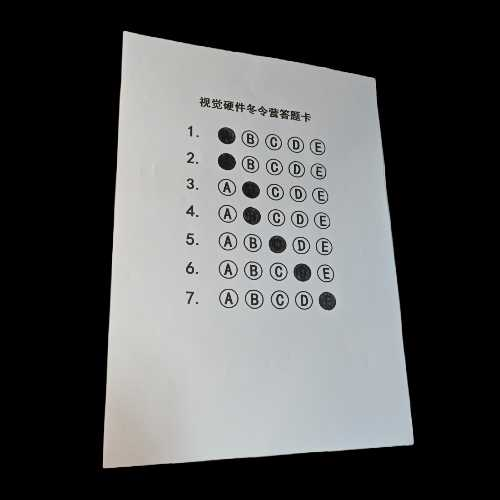
#> input picture Sheets/sheet1.jpg, 500 x 500 px, found by its file name
$ python Read.py
#> lines starting #> are read from the running program, lines starting #| are printed output that depends on the picture; after the words box and inside, x2 and y2 are one past the last pixel; in counts of white or black regions, pixels touching at a corner belong together
err = 0
try:
    import cv2
except ModuleNotFoundError:
    err = 1
    print("Module opencv-python needed, but not found.")
try:
    import numpy as np
except ModuleNotFoundError:
    err = 1
    print("Module numpy needed, but not found.")
try:
    from matplotlib import pyplot as plt
except ModuleNotFoundError:
    err = 1
    print("Module matplotlib needed, but not found.")
try:
    open("./sheets/sheet1.jpg")
except FileNotFoundError:
    err = 1
    print("No sheet detected under ./sheets directory, or wrongly named.")
if err:
    exit()


class AnswerSheet:
    '''答题卡基础类'''
    def __init__(self, src, sheet_name, persp_img=None, canny_persp_img=None, correct_ans=['A', 'B', 'C', 'D', 'E', 'A', 'B']):
        self.src = src
        self.sheet_name = sheet_name
        self.persp_img = persp_img
        self.canny_persp_img = canny_persp_img
        self.target_img = cv2.imread('target.jpg')
        self.correct_ans = correct_ans


    @staticmethod
    def angle_cos(p0, p1, p2):
        '''计算cos值'''
        d1, d2 = (p0-p1).astype('float'), (p2-p1).astype('float')
        return abs( np.dot(d1, d2) / np.sqrt( np.dot(d1, d1)*np.dot(d2, d2) ) )


    @staticmethod
    def find_squares(img):
        '''找到图片中的矩形轮廓'''
        squares = []
        img = cv2.GaussianBlur(img, (3, 3), 0)
        gray = cv2.cvtColor(img, cv2.COLOR_BGR2GRAY)
        bin = cv2.Canny(gray, 30, 100, apertureSize=3)
        contours, _hierarchy = cv2.findContours(bin, cv2.RETR_EXTERNAL, cv2.CHAIN_APPROX_SIMPLE)
        index = 0
        # 轮廓遍历
        for cnt in contours:
            cnt_len = cv2.arcLength(cnt, True) # 计算轮廓周长
            cnt = cv2.approxPolyDP(cnt, 0.02*cnt_len, True) # 多边形逼近
            # 条件判断逼近边的数量是否为4，轮廓面积是否大于1000，检测轮廓是否为凸的
            if len(cnt) == 4 and cv2.contourArea(cnt) > 1000 and cv2.isContourConvex(cnt):
                M = cv2.moments(cnt) # 计算轮廓的矩
                cx = int(M['m10']/M['m00'])
                cy = int(M['m01']/M['m00'])# 轮廓重心

                cnt = cnt.reshape(-1, 2)
                if True:
                    index = index + 1
                    squares.append(cnt)
        print(squares)
        return squares, img


    @staticmethod
    def clockwise(pts):
        '''将输入的点顺时针排序'''
        pts = np.array(pts)
        sort_x = pts[np.argsort(pts[:, 0]), :]

        Left = sort_x[:2, :]
        Right = sort_x[2:, :]
        # Left sort
        Left = Left[np.argsort(Left[:,1])[::-1], :]
        # Right sort
        Right = Right[np.argsort(Right[:,1]), :]
        res = np.concatenate((Left, Right), axis=0)

        return np.array(np.roll(res,6).tolist(), dtype=np.float32)


    @staticmethod
    def target_vertax_point(clockwise_point):
        '''计算透视变换后的点的坐标'''
        # 计算顶点的宽度(取最大宽度)
        w1 = np.linalg.norm(clockwise_point[0]-clockwise_point[1])
        w2 = np.linalg.norm(clockwise_point[2]-clockwise_point[3])
        w = w1 if w1 > w2 else w2

        # 计算顶点的高度(取最大高度)
        h1 = np.linalg.norm(clockwise_point[1]-clockwise_point[2])
        h2 = np.linalg.norm(clockwise_point[3]-clockwise_point[0])
        h = h1 if h1 > h2 else h2

        # 将宽和高转换为整数
        w = int(round(w))
        h = int(round(h))

        # 计算变换后目标的顶点坐标
        top_left = [0, 0]
        top_right = [w, 0]
        bottom_right = [w, h]
        bottom_left = [0, h]
        return np.array([top_left, top_right, bottom_right, bottom_left], dtype = np.float32)


    @staticmethod
    def get_choice(circles):
        '''通过算法得出所有选项的位置'''
        x = []
        y = []
        for c in circles[0]:
            x.append(c[0])
            y.append(c[1])
        x.sort()
        y.sort()
        x_step = int((x[-1] - x[0])/4)
        y_step = int((y[-1] - y[0])/6)
        pos = (x[0], y[0])

        # 将计算出的结果存放在choices中
        choices = []
        for y in range(pos[1], pos[1] + y_step*7, y_step):
            for x in range(pos[0], pos[0] + x_step*5, x_step):
                choices.append((x, y))

        return choices, x_step, y_step


    @staticmethod
    def find_target(target, template, size):
        '''对填涂选项进行模板匹配和结果筛选'''
        output = []
        template = cv2.resize(template, size)
        #cv2.imshow('template', template)
        theight, twidth = template.shape[:2]

        # 执行模板匹配，采用的匹配方式cv2.TM_SQDIFF_NORMED
        result = cv2.matchTemplate(target, template, cv2.TM_SQDIFF_NORMED)
        min_val, max_val, min_loc, max_loc = cv2.minMaxLoc(result)

        # 绘制矩形边框，将匹配区域标注出来
        output.append(min_loc)

        # 初始化位置参数
        temp_loc = min_loc
        other_loc = min_loc
        numOfloc = 1

        # 第一次筛选----规定匹配阈值，将满足阈值的从result中提取出来
        threshold = 0.4
        loc = np.where(result < threshold)

        # 遍历提取出来的位置, 初次将位置偏移小于20个像素的结果舍去
        for other_loc in zip(*loc[::-1]):
            if (temp_loc[0]+20<other_loc[0])or(temp_loc[1]+20<other_loc[1]):
                numOfloc = numOfloc + 1
                temp_loc = other_loc
                output.append(other_loc)

        # 再次舍去位置偏移小于10的结果，并按y轴排序
        output = AnswerSheet.kick(output)
        output = sorted(output, key = lambda x:(x[1]))
        for pos in output:
            cv2.rectangle(target,pos, (pos[0]+twidth,pos[1]+theight), (0,0,225), 2)
        return output, target


    @staticmethod
    def draw_circles(choices, img):
        '''一次性画很多圆'''
        for pos in choices:
            cv2.circle(img, pos, 10, (0, 0, 255), 2)
        return img


    @staticmethod
    def kick(targets):
        '''筛除重复结果'''
        output = []
        for i in range(len(targets)-1):
            distance = []
            for j in range(i+1, len(targets)):
                distance.append(abs(targets[i][0] - targets[j][0]) + abs(targets[i][1] - targets[j][1]))
            distance.sort()
            if distance.pop(0)> 10:
                output.append(targets[i])
        output.append(targets[-1])
        return output


    def PerspTrans(self, ShowProgress=0):
        '''将读取的图片转换到正视角'''

        # 找到图片中的凸四边形轮廓，获取其四个顶点并按顺时针正确排列
        squares, self.src = AnswerSheet.find_squares(self.src)
        dots = []
        for lines in squares:
            for dot in lines:
                dots.append(dot)
        dots = AnswerSheet.clockwise(dots)
        dst_dots = AnswerSheet.target_vertax_point(dots)

        # 计算变换矩阵
        matrix = cv2.getPerspectiveTransform(dots, dst_dots)

        #计算透视变换后的图片，并修改为合适的大小
        self.persp_img = cv2.warpPerspective(self.src, matrix, (int(dst_dots[2][0]), int(dst_dots[2][1])))
        self.persp_img = cv2.resize(self.persp_img, (int(self.persp_img.shape[1] * (435/self.persp_img.shape[0])), 435))

        if ShowProgress:
            cv2.imshow('persp_img', self.persp_img)

        #cv2.drawContours(self.src, squares, -1, (0, 0, 255), 2 )


    def ReadAns(self, ShowProgress=0):
        '从透视变换后的图像中读取答案并批改'
        self.canny_persp_img = cv2.Canny(self.persp_img, 30, 100)

        # 做闭运算，使图中的圆更容易被检测
        kernel = cv2.getStructuringElement(cv2.MORPH_ELLIPSE,(3, 3))
        self.canny_persp_img = cv2.morphologyEx(self.canny_persp_img, cv2.MORPH_CLOSE, kernel,iterations=1)

        # 进行霍夫圆检测
        circles = cv2.HoughCircles(self.canny_persp_img, cv2.HOUGH_GRADIENT, 1, 20, param1=150, param2=30, minRadius=0, maxRadius=50)
        circles = np.uint16(np.around(circles))  # 取整
        self.canny_persp_img = cv2.cvtColor(self.canny_persp_img, cv2.COLOR_GRAY2BGR)

        # 通过获取的圆的数据，计算出每一个选项的大致位置
        positions, x_step, y_step = AnswerSheet.get_choice(circles)
        targets, self.persp_img = AnswerSheet.find_target(self.persp_img, self.target_img, (int(x_step/1.2), int(y_step/1.2)))

        if ShowProgress:
            self.canny_persp_img = AnswerSheet.draw_circles(positions, self.canny_persp_img)
            cv2.imshow('progress2', self.canny_persp_img)
            cv2.imshow('progress3', self.persp_img)

        # 如果找到的目标不是7个，则终止运行
        if len(targets) != 7:
            print(f'found {len(targets)} targets.')
            cv2.waitKey(0)
            cv2.destroyAllWindows()
            exit()

        # 通过匹配到的涂黑的位置，计算出选择的选项
        answers = []
        alphabet = ['A', 'B', 'C', 'D', 'E']
        for i in range(7):
            for j in range(5):
                if targets[i][0] < positions[i*5 + j][0]:
                    answers.append(alphabet[j])
                    break
        #print(answers)

        # 将不正确的题号储存，并在题号附近标注这题的对错
        incorrect = []
        for i in range(7):
            if answers[i] != self.correct_ans[i]:
                incorrect.append(i)
                cv2.putText(self.persp_img, 'False', (positions[0][0]-x_step*3, positions[5*i][1]), cv2.FONT_HERSHEY_COMPLEX, 0.4, (0, 0, 255), 1)
            else:
                cv2.putText(self.persp_img, 'True', (positions[0][0]-x_step*3, positions[5*i][1]), cv2.FONT_HERSHEY_COMPLEX, 0.4, (0, 0, 255), 1)

        # 将批改数据打印在self.persp_img中
        cv2.putText(self.persp_img, 'correct answer:' + str(self.correct_ans), (10, 10), cv2.FONT_HERSHEY_COMPLEX, 0.4, (0, 0, 255), 1)
        cv2.putText(self.persp_img, 'your answer:' + str(answers), (10, 25), cv2.FONT_HERSHEY_COMPLEX, 0.4, (0, 0, 255), 1)
        cv2.putText(self.persp_img, 'Accuracy:' + str(7-len(incorrect)) + '/7', (10, 40), cv2.FONT_HERSHEY_COMPLEX, 0.4, (0, 0, 255), 1)
        #cv2.imshow(self.sheet_name, self.persp_img)

def main():
    for i in range(3):
        # 读取图片
        img = cv2.imread(f'./sheets/sheet{str(i+1)}.jpg')
#> img is the input picture: shape (500, 500, 3); mean B, G, R 83.8, 83.7, 82.6
        sheet = AnswerSheet(img, f'sheet-{str(i)}')
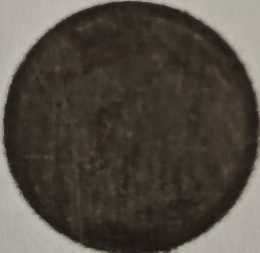
#> input picture target.jpg, 260 x 253 px
#> in __init__, self.target_img is the input picture: shape (253, 260, 3); mean B, G, R 65.9, 74.6, 81.4

        # 对答题卡进行读取和批改
        sheet.PerspTrans(ShowProgress=0)
#> in find_squares, `bin = cv2.Canny(gray, 30, 100, apertureSize=3)`:
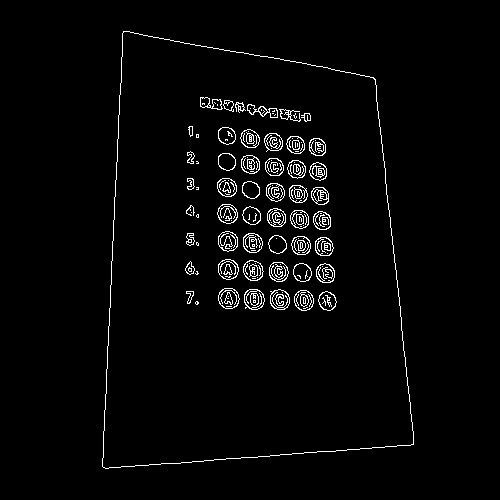
#> bin: shape (500, 500); 2.6% white in thin lines or dots, all inside (x1, y1, x2, y2) = (102, 31, 414, 469)
#> in find_squares, `contours, _hierarchy = cv2.findContours(bin, cv2.RETR_EXTERNAL, cv2.CH..`: contours = 1 contour; box (x1, y1, x2, y2) and area: (102, 31, 414, 469) 113376
#> the loop in find_squares, `for cnt in contours:` made 1 pass
#> (cnt_len, cnt, cx, cy, index) on pass 1: (1418.1, [[123, 31], [102, 466], [413, 444], [375, 79]], 249, 261, 1)
#> after the loop in find_squares, `for cnt in contours:`: M = moments, m00 112489.5, centre m10/m00, m01/m00 = (249.1, 262); cx = 249; cy = 261; index = 1; squares = [[[123, 31], [102, 466], [413, 444], [375, 79]]]
#| [array([[123,  31],
#|        [102, 466],
#|        [413, 444],
#|        [375,  79]], dtype=int32)]
#> the loop in PerspTrans, `for lines in squares:` made 1 pass
#> lines on pass 1: [[123, 31], [102, 466], [413, 444], [375, 79]]
#> after the loop in PerspTrans, `for lines in squares:`: dots = [[123, 31], [102, 466], [413, 444], [375, 79]]
#> in clockwise, `sort_x = pts[np.argsort(pts[:, 0]), :]`: sort_x = [[102, 466], [123, 31], [375, 79], [413, 444]]
#> in clockwise, `Left = sort_x[:2, :]`: Left = [[102, 466], [123, 31]]
#> in clockwise, `Right = sort_x[2:, :]`: Right = [[375, 79], [413, 444]]
#> in clockwise, `res = np.concatenate((Left, Right), axis=0)`: res = [[102, 466], [123, 31], [375, 79], [413, 444]]
#> in PerspTrans, `dots = AnswerSheet.clockwise(dots)`: dots = [[123, 31], [375, 79], [413, 444], [102, 466]]
#> in target_vertax_point, `w1 = np.linalg.norm(clockwise_point[0]-clockwise_point[1])`: w1 = 256.5
#> in target_vertax_point, `w2 = np.linalg.norm(clockwise_point[2]-clockwise_point[3])`: w2 = 311.8
#> in target_vertax_point, `h1 = np.linalg.norm(clockwise_point[1]-clockwise_point[2])`: h1 = 367
#> in target_vertax_point, `h2 = np.linalg.norm(clockwise_point[3]-clockwise_point[0])`: h2 = 435.5
#> in target_vertax_point, `w = int(round(w))`: w = 312
#> in target_vertax_point, `h = int(round(h))`: h = 436
#> in target_vertax_point, `top_right = [w, 0]`: top_right = [312, 0]
#> in target_vertax_point, `bottom_right = [w, h]`: bottom_right = [312, 436]
#> in target_vertax_point, `bottom_left = [0, h]`: bottom_left = [0, 436]
#> in PerspTrans, `dst_dots = AnswerSheet.target_vertax_point(dots)`: dst_dots = [[0, 0], [312, 0], [312, 436], [0, 436]]
#> in PerspTrans, `matrix = cv2.getPerspectiveTransform(dots, dst_dots)`: matrix = [[0.973, 0.047, -121.1], [-0.224, 1.18, -8.92], [-0.000667, 0.000545, 1]]
        sheet.ReadAns(ShowProgress=0)
#> in ReadAns, `self.canny_persp_img = cv2.Canny(self.persp_img, 30, 100)`: self.canny_persp_img: shape (435, 311); 5.3% white in thin lines or dots
#> in ReadAns, `self.canny_persp_img = cv2.morphologyEx(self.canny_persp_img, cv2.MORP..`:
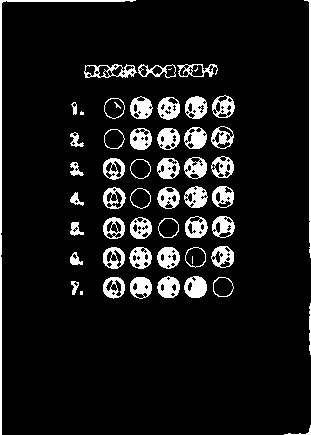
#> self.canny_persp_img: shape (435, 311); 9% white; 55 white regions (6 under 20 px), largest, box (x1, y1, x2, y2) and area: (0, 0, 136, 435) 1126, (304, 0, 311, 258) 511, (184, 276, 207, 298) 374
#> in ReadAns, `circles = cv2.HoughCircles(self.canny_persp_img, cv2.HOUGH_GRADIENT, 1..`: circles = [[141.5, 201.5, 27.2], [168.5, 286.5, 10.9], [196.5, 138.5, 9.6], [193.5, 227.5, 9.6], [113.5, 226.5, 10.3], [195.5, 106.5, 11.3], [195.5, 167.5, 11.1], [222.5, 195.5, 10.3], [140.5, 168.5, 10.3], [168.5, 242.5, 21.3], [113.5, 286.5, 6.9], [194.5, 256.5, 10.3]]
#> in ReadAns, `circles = np.uint16(np.around(circles))`: circles = [[142, 202, 27], [168, 286, 11], [196, 138, 10], [194, 228, 10], [114, 226, 10], [196, 106, 11], [196, 168, 11], [222, 196, 10], [140, 168, 10], [168, 242, 21], [114, 286, 7], [194, 256, 10]]
#> the loop in get_choice, `for c in circles[0]:` made 12 passes
#> after the loop in get_choice, `for c in circles[0]:`: x = [142, 168, 196, 194, 114, 196, 196, 222, 140, 168, 114, 194]; y = [202, 286, 138, 228, 226, 106, 168, 196, 168, 242, 286, 256]
#> in get_choice, `x_step = int((x[-1] - x[0])/4)`: x_step = 27
#> in get_choice, `y_step = int((y[-1] - y[0])/6)`: y_step = 30
#> in get_choice, `pos = (x[0], y[0])`: pos = (114, 106)
#> after the loop in get_choice, `for y in range(pos[1], pos[1] + y_step*7, y_step):`: choices = 35 pairs, first value 114 to 222, second value 106 to 286
#> in ReadAns, `positions, x_step, y_step = AnswerSheet.get_choice(circles)`: positions has the same summary as choices in get_choice; x_step = 27; y_step = 30
#> in find_target, `result = cv2.matchTemplate(target, template, cv2.TM_SQDIFF_NORMED)`:
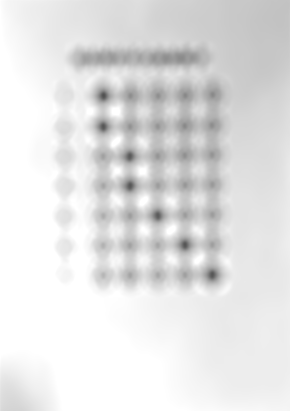
#> result: shape (411, 290) float32; min 0.318, max 1, mean 0.891
#> in find_target, `min_val, max_val, min_loc, max_loc = cv2.minMaxLoc(result)`: min_val = 0.318; max_val = 1; min_loc = (103, 95); max_loc = (0, 9)
#> in find_target, `temp_loc = min_loc`: temp_loc = (103, 95)
#> in find_target, `loc = np.where(result < threshold)`: loc = 120 positions, rows 93 to 277, columns 101 to 213
#> the loop in find_target, `for other_loc in zip(*loc[::-1]):` made 120 passes
#> temp_loc on passes 22, 37, 52, 70, 83, 103: (102, 124), (129, 154), (129, 183), (157, 213), (184, 242), (211, 272)
#> other_loc on passes 1 to 6: (102, 93), (103, 93), (104, 93), (102, 94), (103, 94), (104, 94)
#> after the loop in find_target, `for other_loc in zip(*loc[::-1]):`: numOfloc = 7; output = [(103, 95), (102, 124), (129, 154), (129, 183), (157, 213), (184, 242), (211, 272)]
#> the loop in kick, `for i in range(len(targets)-1):` made 6 passes
#> after the loop in kick, `for i in range(len(targets)-1):`: output = [(103, 95), (102, 124), (129, 154), (129, 183), (157, 213), (184, 242)]
#> the loop in find_target, `for pos in output:` made 7 passes
#> after the loop in find_target, `for pos in output:`:
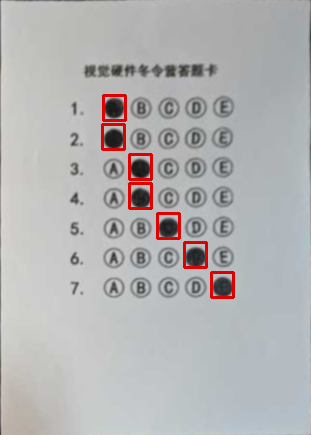
#> target: shape (435, 311, 3); mean of channels 0, 1, 2 179.3, 178.7, 179.5; drawn as B, G, R
#> in ReadAns, `targets, self.persp_img = AnswerSheet.find_target(self.persp_img, self..`: targets = [(103, 95), (102, 124), (129, 154), (129, 183), (157, 213), (184, 242), (211, 272)]
#> after the loop in ReadAns, `for i in range(7):`:
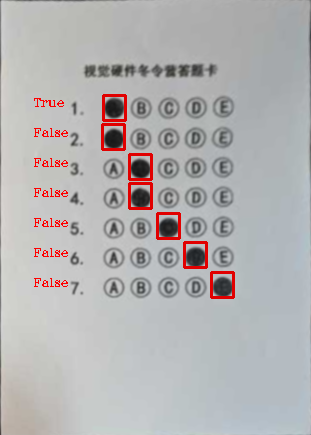
#> self.persp_img: shape (435, 311, 3); 0.54% of pixels changed, all inside (x1, y1, x2, y2) = (34, 98, 68, 287); drawn as B, G, R
#> after the loop in ReadAns, `for i in range(7):`: incorrect = [1, 2, 3, 4, 5, 6]
#> in ReadAns, `cv2.putText(self.persp_img, 'Accuracy:' + str(7-len(incorrect)) + '/7'..`:
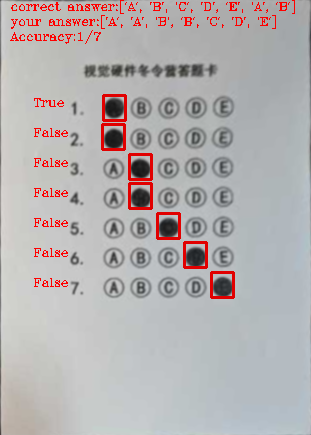
#> self.persp_img: shape (435, 311, 3); mean of channels 0, 1, 2 176.3, 175.7, 180.5; drawn as B, G, R

        # 转换图片格式并用matplotlib展示
        pic1= cv2.cvtColor(sheet.src, cv2.COLOR_BGR2RGB)
        pic2= cv2.cvtColor(sheet.persp_img, cv2.COLOR_BGR2RGB)
        fig = plt.figure(figsize=(10, 5))
        fig.canvas.manager.set_window_title('Close this window to continue.')

        # 在第一个子图中展示第一张图片
        plt.subplot(1, 2, 1)
        plt.imshow(pic1)
        plt.title('Original sheet')
        plt.axis('off')

        # 在第二个子图中展示第二张图片
        plt.subplot(1, 2, 2)
        plt.imshow(pic2)
        plt.title('Marked sheet')
        plt.axis('off')

        plt.show()
        #cv2.waitKey(0)
        #cv2.destroyAllWindows()

if __name__ == '__main__':
#> (the run stopped early here; a loop or call above may not have finished)
